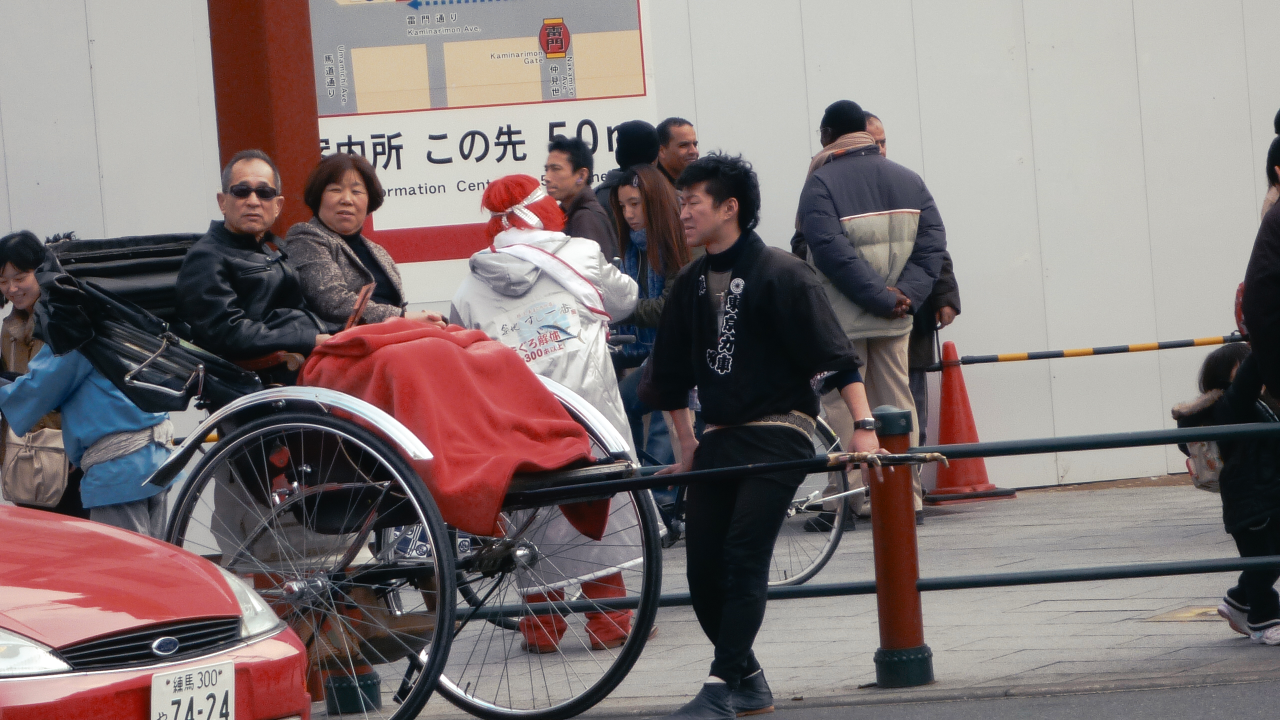
#> input picture P1020134.jpg, 2560 x 1440 px (shown at 1/2 size)
$ python SimpleSLIC.py --image P1020134.jpg
#> lines starting #> are read from the running program, lines starting #| are printed output that depends on the picture
# import the necessary packages

from skimage.segmentation import slic
from skimage.segmentation import mark_boundaries
from skimage.util import img_as_float
from skimage.future import graph
from skimage import io, filters, color
import matplotlib.pyplot as plt
import argparse
import numpy as np

# construct the argument parser and parse the arguments
ap = argparse.ArgumentParser()
ap.add_argument("-i", "--image", required = True, help = "Path to the image")
args = vars(ap.parse_args())

# load the image and convert it to a floating point data type
img = img_as_float(io.imread(args["image"]))

def weight_boundary(graph, src, dst, n):
    default = {'weight': 0.0, 'count': 0}
    count_src = graph[src].get(n, default)['count']
    count_dst = graph[dst].get(n, default)['count']

    weight_src = graph[src].get(n, default)['weight']
    weight_dst = graph[dst].get(n, default)['weight']

    count = count_src + count_dst
    return {
        'count': count,
        'weight': (count_src * weight_src + count_dst * weight_dst)/count
    }

def merge_boundary(graph, src, dst):
    pass

edges = filters.sobel(color.rgb2gray(img))
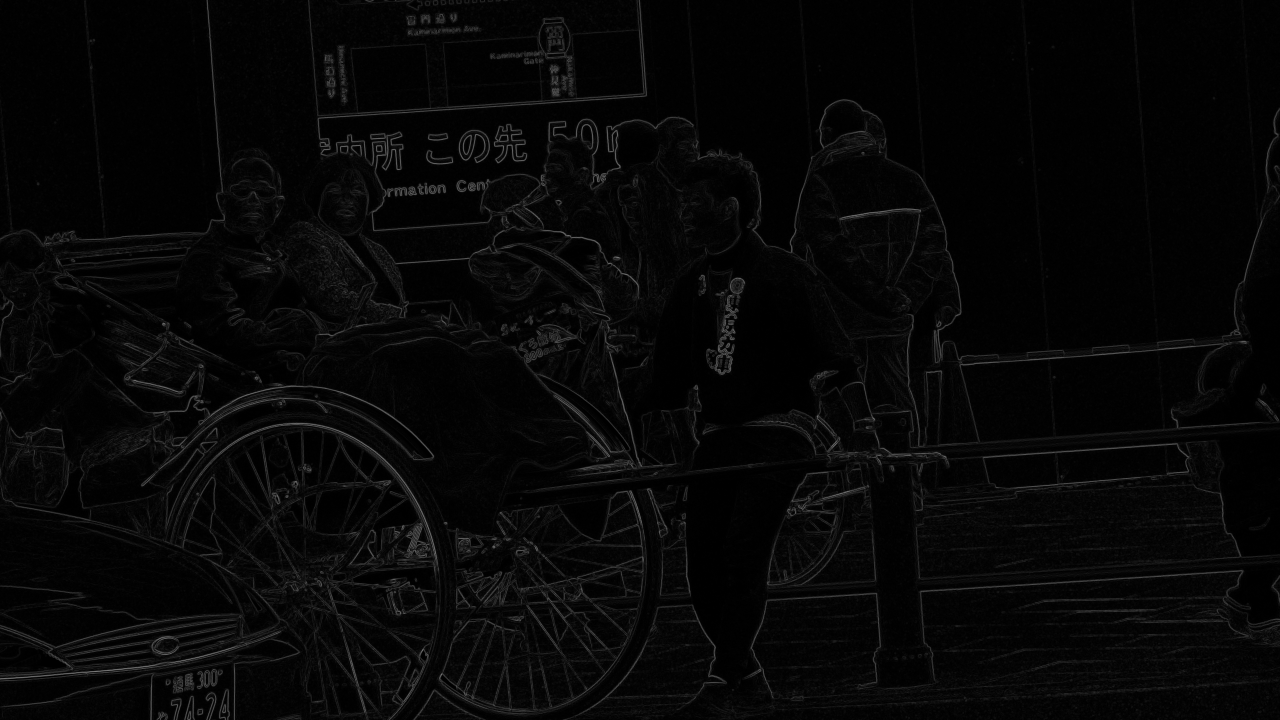
#> edges: shape (1440, 2560) float64 (shown at 1/2 size); min 0, max 0.561, mean 0.0278

''' Increase the segment number to get finer slicing result '''
labels = slic(img, compactness=30, n_segments=400, sigma=5)
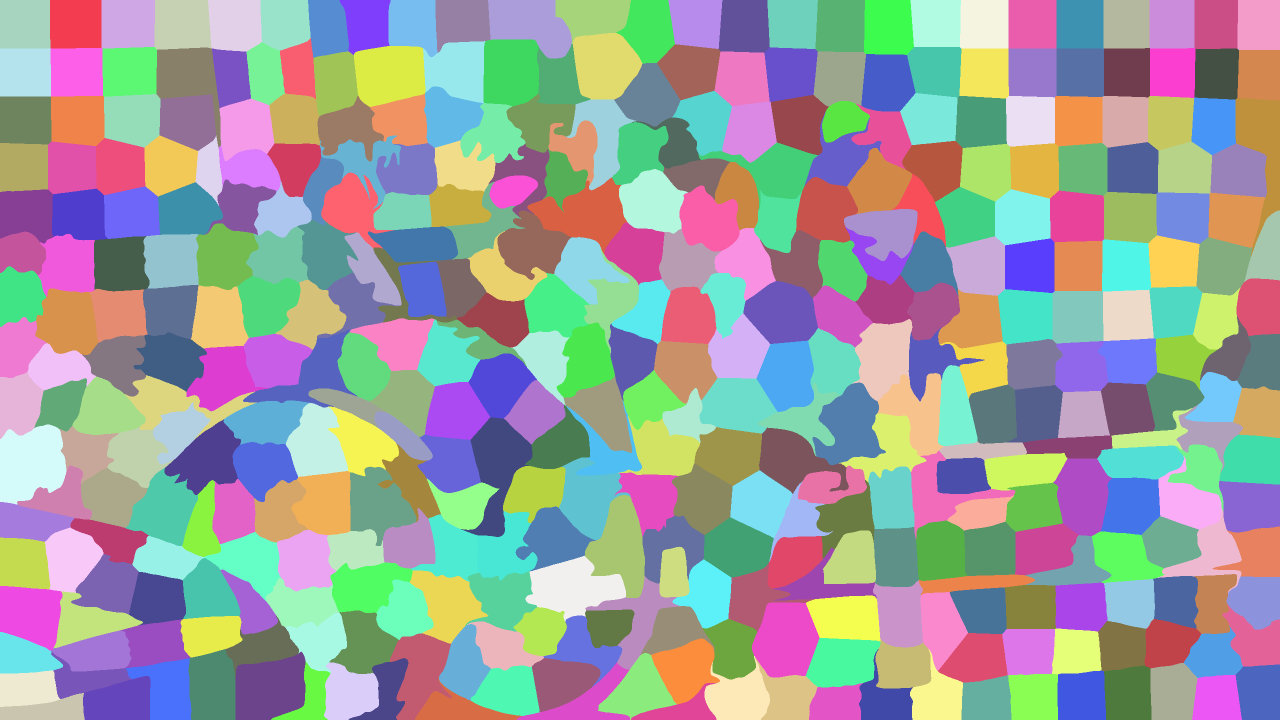
#> labels: shape (1440, 2560) int64 (shown at 1/2 size); 396 distinct labels, from 1 to 396; one colour per label, 0 black

g = graph.rag_boundary(labels, edges)

graph.show_rag(labels, g, img)
plt.title('Initial RAG')

''' Lower the thresh value to get finer merge result (more approximate to the slicing grid) '''
labels2 = graph.merge_hierarchical(labels, g, thresh=0.0005, rag_copy=False,
                                   in_place_merge=True,
                                   merge_func=merge_boundary,
                                   weight_func=weight_boundary)
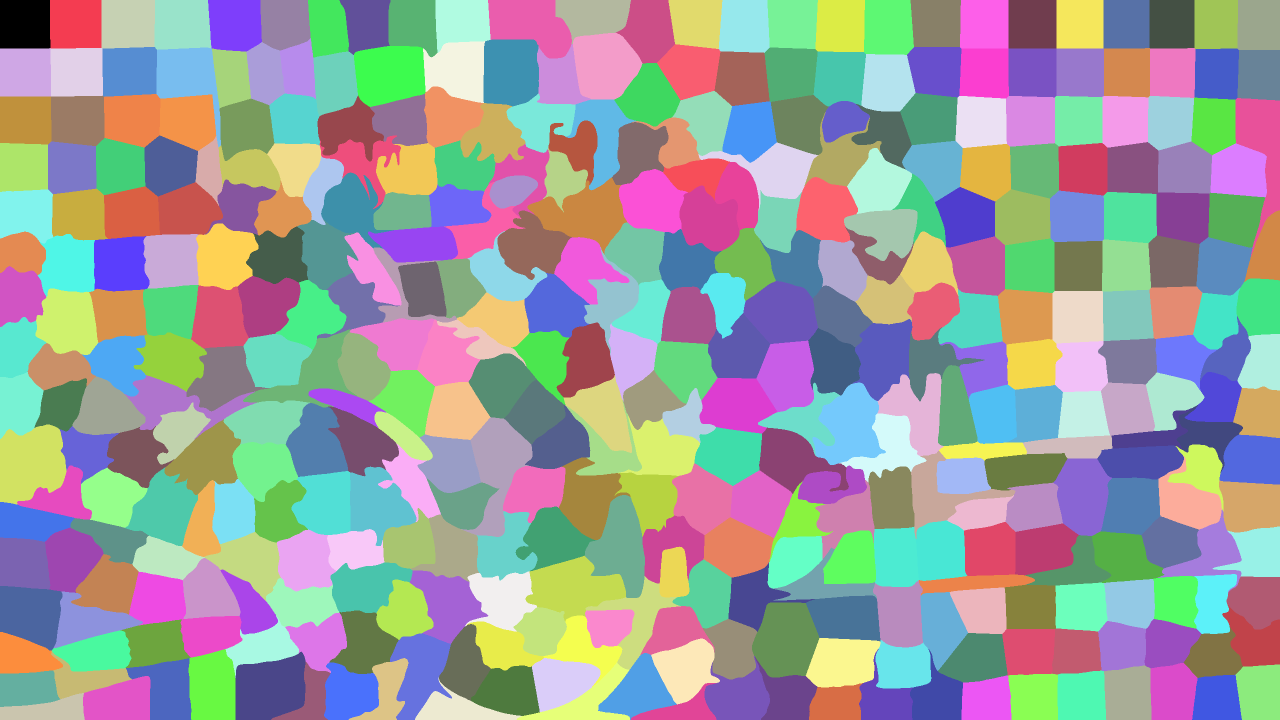
#> labels2: shape (1440, 2560) int64 (shown at 1/2 size); 396 distinct labels, from 0 to 395; one colour per label, 0 black

graph.show_rag(labels, g, img)
plt.title('RAG after hierarchical merging')

plt.figure()
out = color.label2rgb(labels2, img, kind='avg')
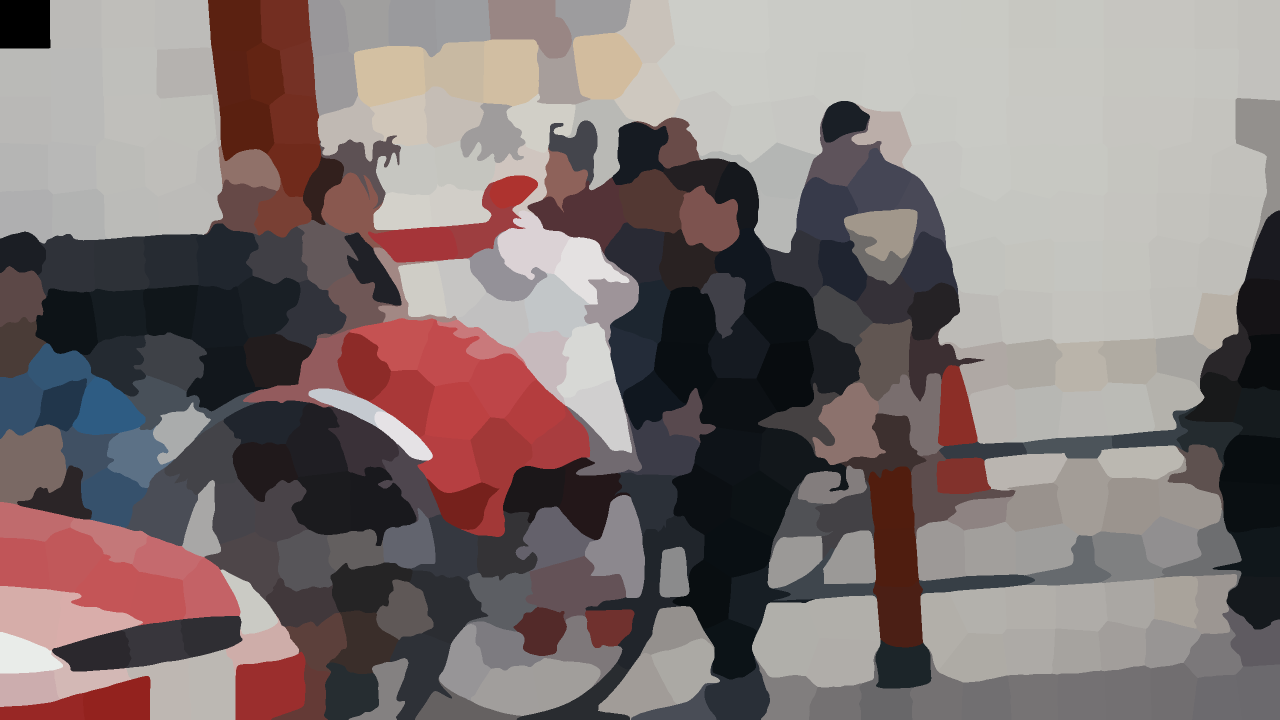
#> out: shape (1440, 2560, 3) float64 (shown at 1/2 size); mean R, G, B 0.505, 0.459, 0.457
plt.imshow(out)
plt.title('Final segmentation')

plt.show()
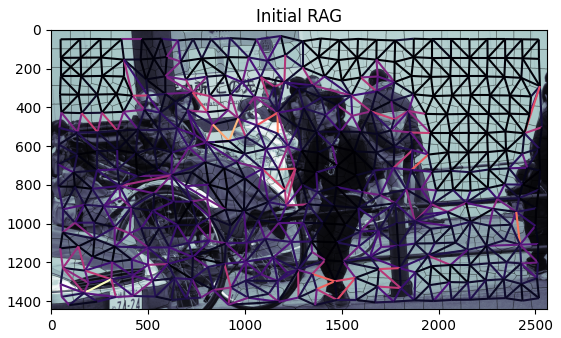
#> figure drawn by matplotlib, 1 panel
